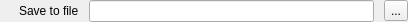
<?xml version="1.0" encoding="UTF-8"?>
<ui version="4.0">
 <class>AceImportWidget</class>
 <widget class="QWidget" name="AceImportWidget">
  <property name="geometry">
   <rect>
    <x>0</x>
    <y>0</y>
    <width>408</width>
    <height>24</height>
   </rect>
  </property>
  <property name="windowTitle">
   <string>Form</string>
  </property>
  <layout class="QHBoxLayout" name="horizontalLayout_2">
   <property name="spacing">
    <number>0</number>
   </property>
   <property name="sizeConstraint">
    <enum>QLayout::SetMinAndMaxSize</enum>
   </property>
   <property name="leftMargin">
    <number>0</number>
   </property>
   <property name="topMargin">
    <number>0</number>
   </property>
   <property name="rightMargin">
    <number>0</number>
   </property>
   <property name="bottomMargin">
    <number>0</number>
   </property>
   <item>
    <layout class="QHBoxLayout" name="horizontalLayout">
     <property name="spacing">
      <number>10</number>
     </property>
     <property name="sizeConstraint">
      <enum>QLayout::SetMinAndMaxSize</enum>
     </property>
     <property name="leftMargin">
      <number>17</number>
     </property>
     <item>
      <layout class="QVBoxLayout" name="verticalLayout_2">
       <property name="spacing">
        <number>6</number>
       </property>
       <property name="sizeConstraint">
        <enum>QLayout::SetMinAndMaxSize</enum>
       </property>
       <property name="leftMargin">
        <number>2</number>
       </property>
       <property name="topMargin">
        <number>0</number>
       </property>
       <item>
        <widget class="QLabel" name="label_3">
         <property name="text">
          <string>Save to file</string>
         </property>
        </widget>
       </item>
      </layout>
     </item>
     <item>
      <layout class="QGridLayout" name="gridLayout">
       <property name="sizeConstraint">
        <enum>QLayout::SetMinAndMaxSize</enum>
       </property>
       <item row="0" column="1">
        <widget class="QToolButton" name="browseButton">
         <property name="text">
          <string>...</string>
         </property>
        </widget>
       </item>
       <item row="0" column="0">
        <widget class="QLineEdit" name="fileNameEdit"/>
       </item>
      </layout>
     </item>
    </layout>
   </item>
  </layout>
 </widget>
 <resources/>
 <connections/>
</ui>
